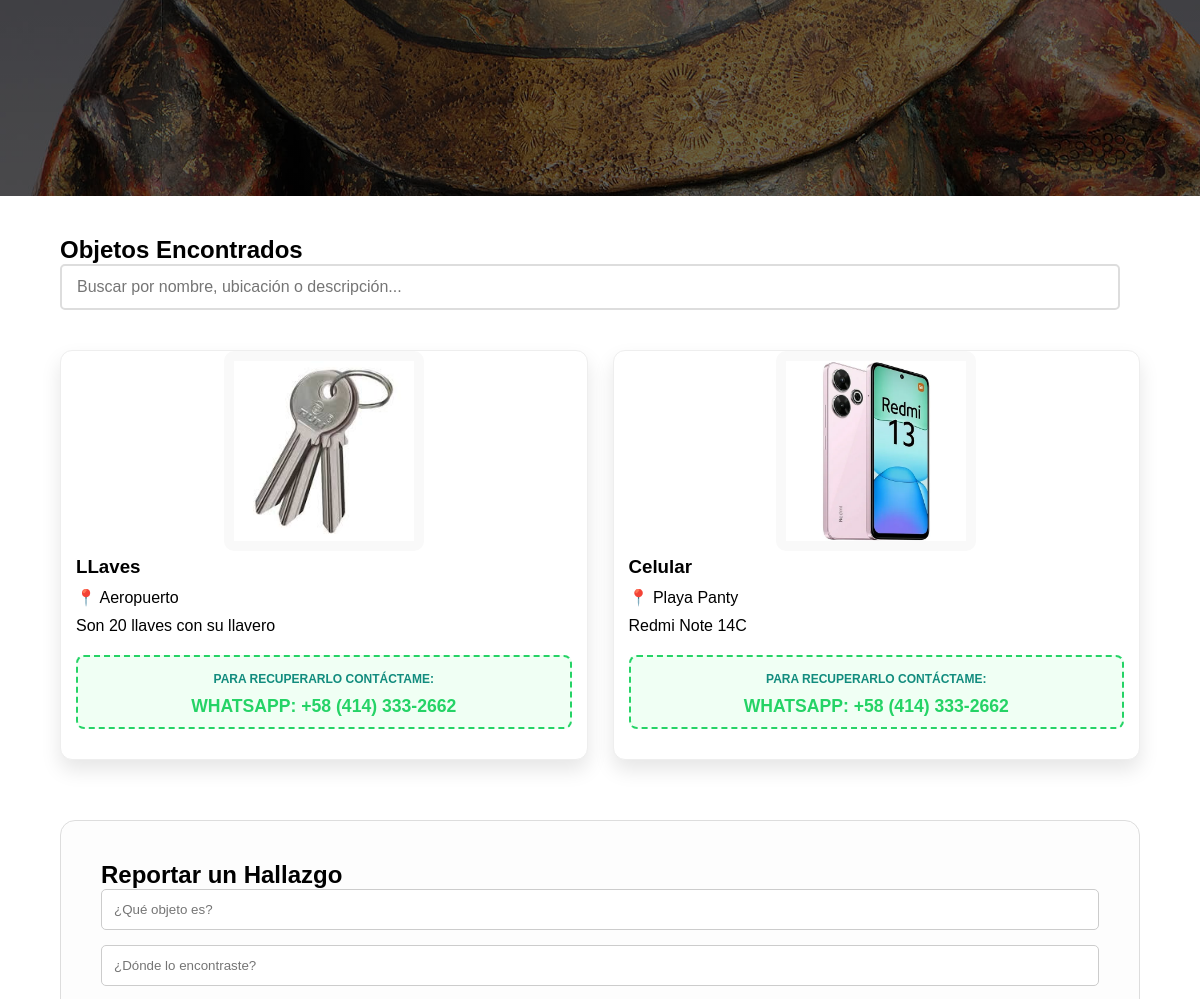
Before: / (middle part) with the older database file.
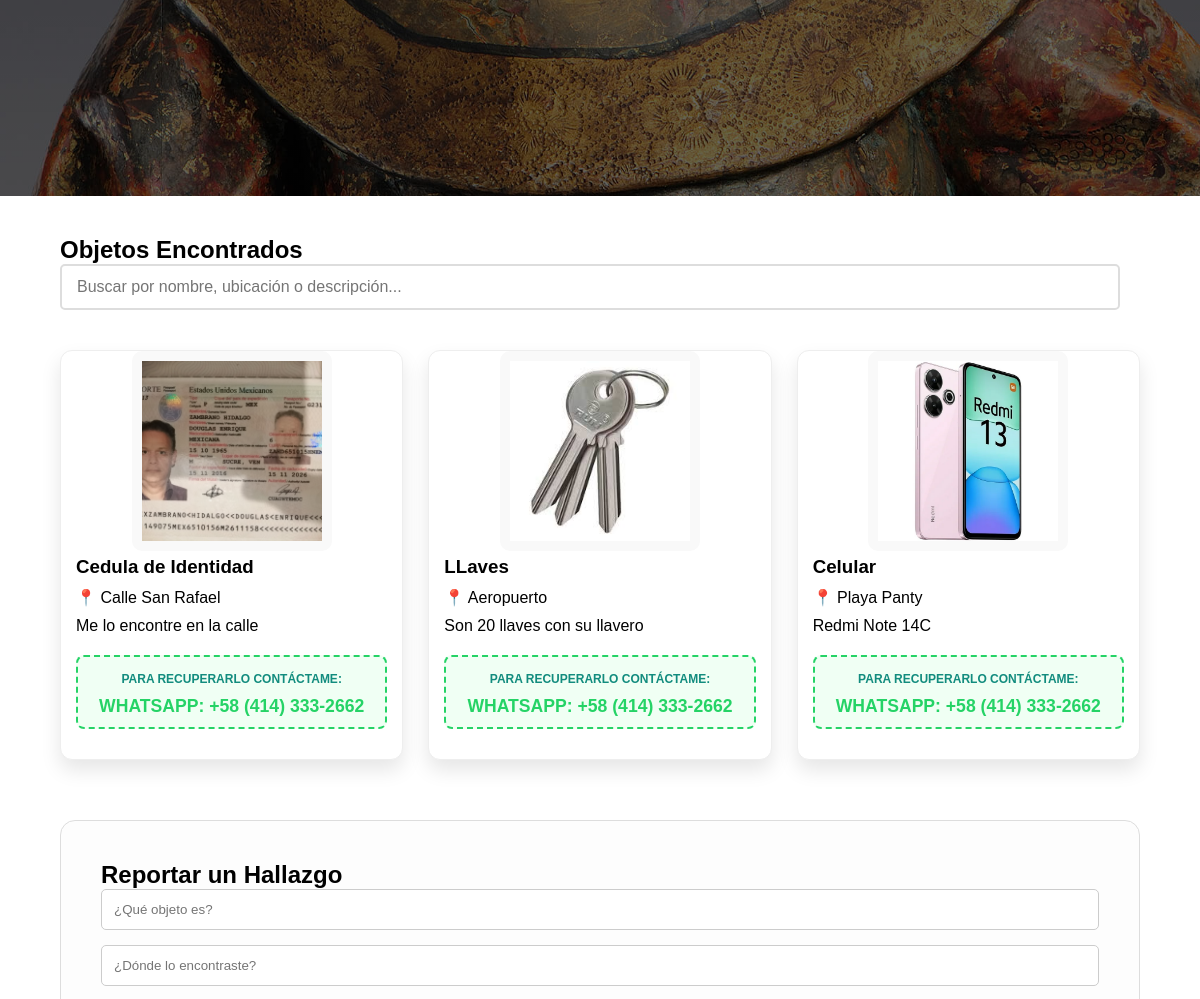
After: the same page with the newer database file.
### tables this page shows
CREATE TABLE `objetos` (
  `id` int(11) NOT NULL,
  `imagen` varchar(255) NOT NULL,
  `nombre` varchar(100) NOT NULL,
  `descripcion` text NOT NULL,
  `ubicacion` varchar(155) NOT NULL,
  `contacto_hallador` varchar(100) NOT NULL,
  `fecha_registro` timestamp NOT NULL DEFAULT current_timestamp(),
  `estado` enum('prohibido','vencido','publicado','investigando') DEFAULT 'publicado',
  `fecha_vencimiento` date DEFAULT NULL,
  `fecha_creacion` timestamp NOT NULL DEFAULT current_timestamp()
);

### index.php (the view, shortened to what this page needs)
<!DOCTYPE html>
<html lang="es">
<head>
    <link rel="stylesheet" href="estilos.css">
</head>
<body>
    <header class="hero">
    </header>
    <main class="container">
        <section class="galeria">
            <h2>Objetos Encontrados</h2>
            <div class="buscador">
                <form method="GET" action="">
                    <input type="text" id="buscar" placeholder="Buscar por nombre, ubicación o descripción..." autocomplete="off">
                </form>
            </div>
            <div class="grid" id="grid-objetos">
                <?php
                $conn = new mysqli("localhost", "root", "", "san_antonio");
                $res = $conn->query("SELECT * FROM objetos WHERE estado = 'publicado' ORDER BY id DESC");
                while($row = $res->fetch_assoc()):
                    $mensajeWA = urlencode("Hola, reconozco mi objeto: " . $row['nombre'] . " (ID: " . $row['id'] . ") en la web. ¿Cómo puedo recuperarlo?");
                ?>
                    <div class="card" style="align-items:center;">
                        <img src="uploads/<?php echo $row['imagen']; ?>"
                             alt="Objeto"
                             style="width: 200px; height: 200px; display: block; margin: 0 auto; object-fit: cover; border-radius: 10px; background: #f9f9f9; padding: 10px;">
                        <h3><?php echo $row['nombre']; ?></h3>
                        <p>📍 <?php echo $row['ubicacion']; ?></p>
                        <p><?php echo $row['descripcion']; ?></p>
                        <div class="contacto-info">
                            <p class="tag-pago">PARA RECUPERARLO CONTÁCTAME:</p>
                            <a href="https://wa.me/584143332662?text=<?php echo $mensajeWA; ?>" class="btn-wa" target="_blank">
                                WHATSAPP: +58 (414) 333-2662
                            </a>
                        </div>
                    </div>
                <?php endwhile; ?>
            </div>
        </section>
        <section id="formulario" class="form-section">
            <h2>Reportar un Hallazgo</h2>
            <form action="subir.php" method="POST" enctype="multipart/form-data">
                <input type="text" name="nombre" placeholder="¿Qué objeto es?" required>
                <input type="text" name="ubicacion" placeholder="¿Dónde lo encontraste?" required>
            </form>
        </section>
    </main>
</body>
</html>

Changed rows visible on the page:
added objetos: imagen (picture), nombre "Cedula de Identidad", ubicacion "Calle San Rafael", descripcion "Me lo encontre en la calle"
